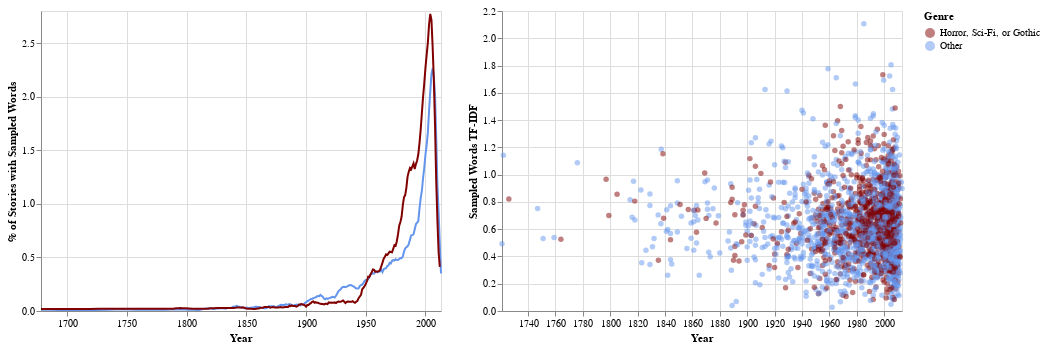

The notebook cell saved with this chart:
### Code cell
line_all = alt.Chart(relevant_freq).transform_window(
    rolling_mean='mean(freq)',
    frame=[-2, 3]
).mark_line(color='cornflowerblue').encode(
    x=alt.X('year:T', title='Year'),
    y=alt.Y('rolling_mean:Q', title='% of Stories with Sampled Words')
)
line_scary = alt.Chart(relevant_scary_freq).transform_window(
    rolling_mean='mean(freq)',
    frame=[-2, 3]
).mark_line(color='maroon').encode(
    x=alt.X('year:T', title='Year'),
    y=alt.Y('rolling_mean:Q', title='% of Stories with Sampled Words')
)
dots = alt.Chart(relevant.sample(frac=0.2, random_state=1)).mark_circle(size=30,opacity=0.5).encode(
    x=alt.X('date:T', title='Year'),
    y=alt.Y('tfidf', title='Sampled Words TF-IDF'),
    color=alt.Color('Genre', scale=alt.Scale(domain=['Horror, Sci-Fi, or Gothic', 'Other'], range=['maroon', 'cornflowerblue'])),
    # color=alt.Color('Genre', title='Genre', scale=alt.Scale(domain=[True, False], range=['maroon', 'cornflowerblue'])),
    tooltip=alt.Tooltip(['title', 'author'])
)
line_all + line_scary | dots

### Figure 1 — Vega-Lite specification as saved in the notebook (floating-point values rounded to 4 significant figures; data arrays with more than 128 entries replaced by an {"elided": "..."} marker saying what was removed)
{"config": {"view": {"continuousWidth": 400, "continuousHeight": 300}}, "hconcat": [{"layer": [{"data": {"name": "data-24a34ea706f2aebc3035b48696a83167"}, "mark": {"type": "line", "color": "cornflowerblue"}, "encoding": {"x": {"field": "year", "title": "Year", "type": "temporal"}, "y": {"field": "rolling_mean", "title": "% of Stories with Sampled Words", "type": "quantitative"}}, "transform": [{"window": [{"op": "mean", "field": "freq", "as": "rolling_mean"}], "frame": [-2, 3]}]}, {"data": {"name": "data-625e077adf088235cd892fb7aa5556f4"}, "mark": {"type": "line", "color": "maroon"}, "encoding": {"x": {"field": "year", "title": "Year", "type": "temporal"}, "y": {"field": "rolling_mean", "title": "% of Stories with Sampled Words", "type": "quantitative"}}, "transform": [{"window": [{"op": "mean", "field": "freq", "as": "rolling_mean"}], "frame": [-2, 3]}]}]}, {"data": {"name": "data-ae1b1c514967f8e7ec7d90737510359e"}, "mark": {"type": "circle", "opacity": 0.5, "size": 30}, "encoding": {"color": {"field": "Genre", "scale": {"domain": ["Horror, Sci-Fi, or Gothic", "Other"], "range": ["maroon", "cornflowerblue"]}, "type": "nominal"}, "tooltip": [{"field": "title", "type": "nominal"}, {"field": "author", "type": "nominal"}], "x": {"field": "date", "title": "Year", "type": "temporal"}, "y": {"field": "tfidf", "title": "Sampled Words TF-IDF", "type": "quantitative"}}}], "$schema": "https://vega.github.io/schema/vega-lite/v4.17.0.json", "datasets": {"data-24a34ea706f2aebc3035b48696a83167": {"elided": "234 records"}, "data-625e077adf088235cd892fb7aa5556f4": {"elided": "182 records"}, "data-ae1b1c514967f8e7ec7d90737510359e": {"elided": "3282 records"}}}
